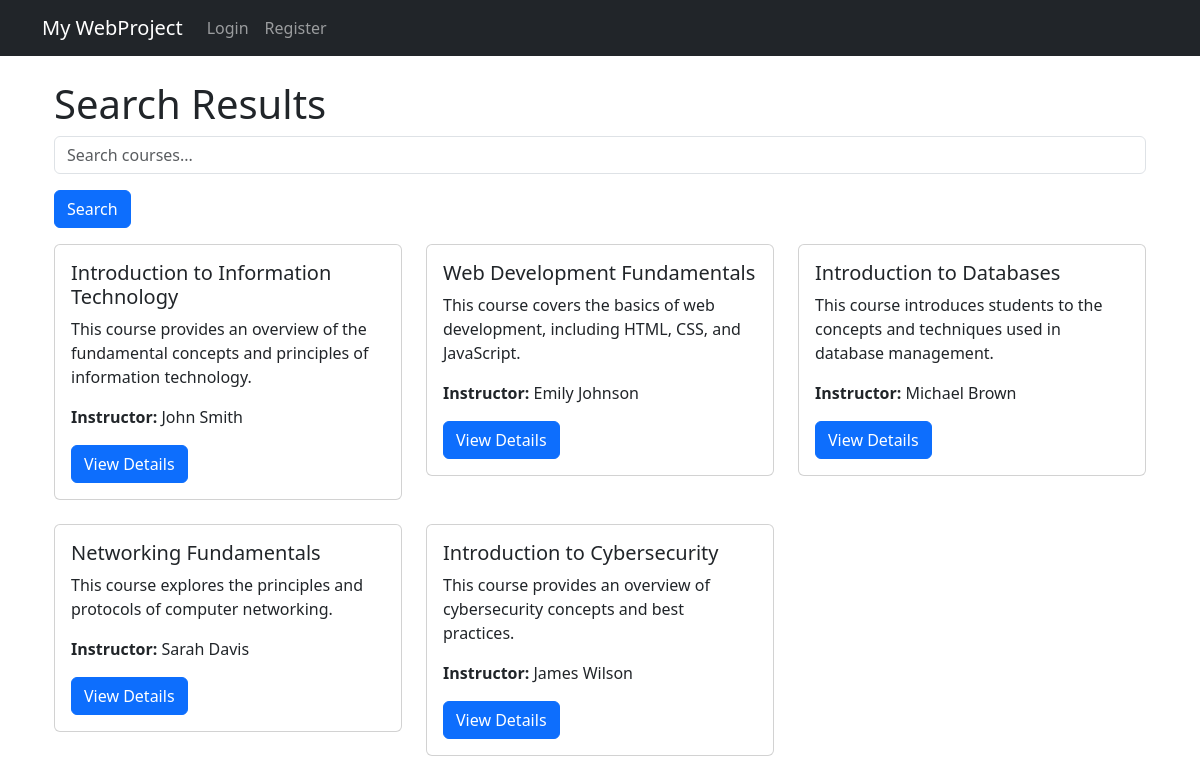
The page /courses/search/ on the database as committed earlier.
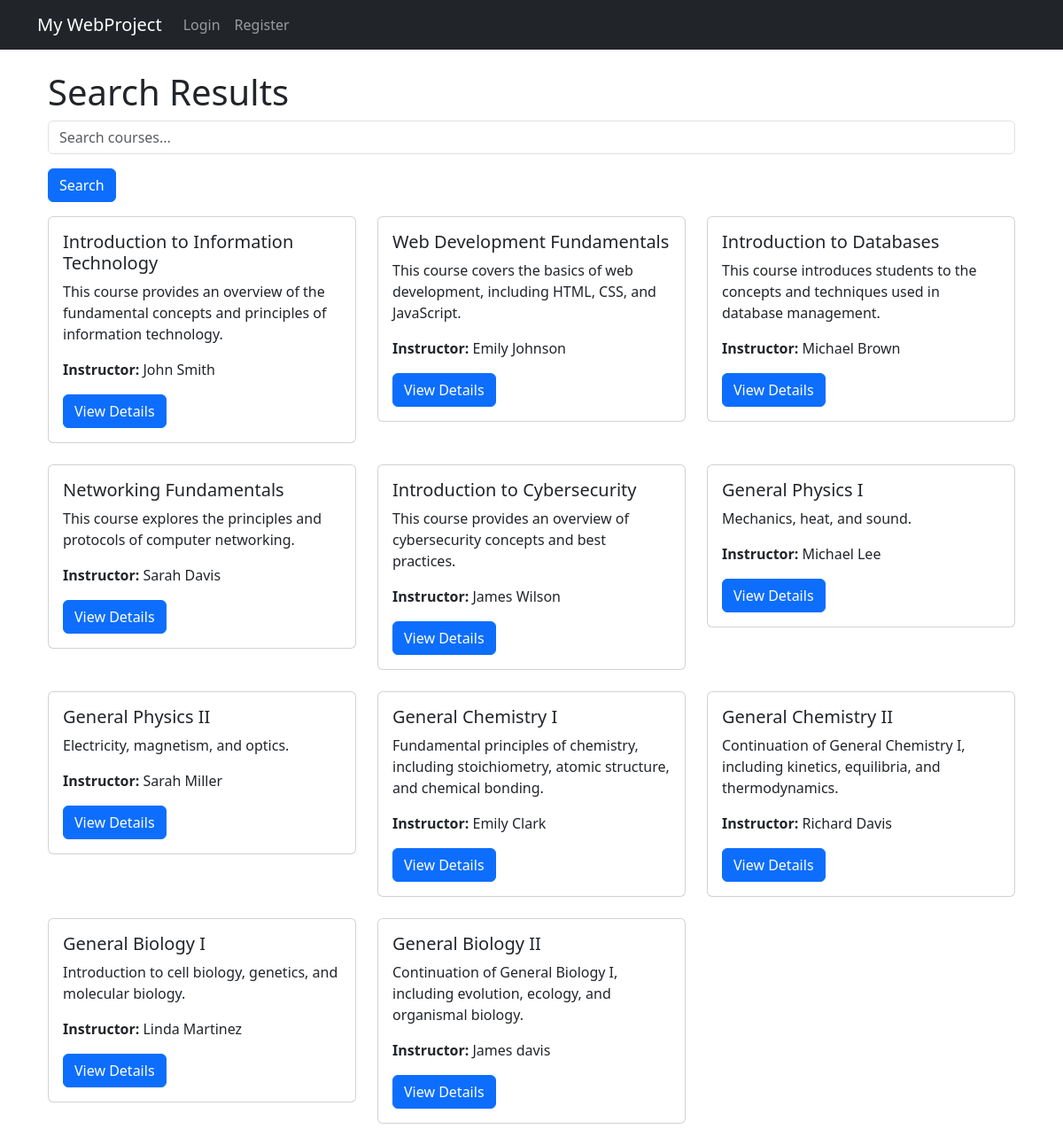
The same page on the database as committed later.
### courses/models.py (models this page shows, shortened)
class Course(models.Model):
    course_code = models.CharField(max_length=20)
    course_name = models.CharField(max_length=100)
    instructor_name = models.CharField(max_length=100)
    description = models.TextField()
    capacity = models.PositiveIntegerField()
    enrollment_count = models.PositiveIntegerField(default=0)
    prerequisites = models.ManyToManyField('self', symmetrical=False, blank=True)

### courses/views.py (the view)
# urls.py: path('search/', views.course_search_view, name='course_search'),
def course_search_view(request):
    query = request.GET.get('q')
    if query:
        courses = Course.objects.filter(
            Q(course_code__icontains=query) |
            Q(course_name__icontains=query) |
            Q(instructor_name__icontains=query)
        )
    else:
        courses = Course.objects.all()
    if request.user.is_authenticated and hasattr(request.user, 'student'):
        student = request.user.student
        courses = filter_courses_by_prerequisites(courses, student)
    return render(request, 'courses/courses_list.html', {'courses': courses})

### templates/courses/courses_list.html (shortened to what this page needs)
{% extends 'base.html' %}
{% block content %}
<div class="container mt-4">
    <h1>Search Results</h1>
    <form method="GET" action="{% url 'course_search' %}">
        <input type="text" name="q" class="form-control" placeholder="Search courses..." value="{{ request.GET.q }}">
        <button type="submit" class="btn btn-primary mt-3">Search</button>
    </form>
    <div class="row mt-3">
        {% for course in courses %}
            <div class="col-md-4 mb-4">
                <div class="card">
                    <div class="card-body">
                        <h5 class="card-title font-weight-bold">{{ course.course_name }}</h5>
                        <p class="card-text">{{ course.description }}</p>
                        <p class="card-text"><strong>Instructor:</strong> {{ course.instructor_name }}</p>
                        <a href="{% url 'course_detail' course.id %}" class="btn btn-primary">View Details</a>
                    </div>
                </div>
            </div>
        {% empty %}
            <p>No courses found.</p>
        {% endfor %}
    </div>
</div>
{% endblock %}

### templates/base.html (shortened to what this page needs)
<!DOCTYPE html>
<html lang="en">
<head>
    {% block css %}
    <link href="https://cdn.jsdelivr.net/npm/bootstrap@5.3.0-alpha1/dist/css/bootstrap.min.css" rel="stylesheet">
    {% endblock %}
</head>
<body>
    <nav class="navbar navbar-expand-lg navbar-dark bg-dark">
        <div class="container">
            <a class="navbar-brand" href="{% url 'mainpage' %}">My WebProject</a>
            <div class="collapse navbar-collapse" id="navbarNav">
                <ul class="navbar-nav me-auto">
                    {% if user.is_authenticated %}
                        <li class="nav-item">
                            <a class="nav-link" href="{% url 'mainpage' %}">Home</a>
                        </li>
                        <li class="nav-item">
                            <a class="nav-link" href="{% url 'schedule_page' %}">Schedule</a>
                        </li>
                        <li class="nav-item">
                            <a class="nav-link" href="{% url 'all_courses' %}">All Courses</a>
                        </li>
                        <li class="nav-item">
                            <a class="nav-link" href="{% url 'course_reports' %}">Course Reports</a>
                        </li>
                        <li class="nav-item">
                            <a class="nav-link" href="{% url 'logout' %}">Logout</a>
                        </li>
                    {% else %}
                        <li class="nav-item">
                            <a class="nav-link" href="{% url 'login' %}">Login</a>
                        </li>
                        <li class="nav-item">
                            <a class="nav-link" href="{% url 'register' %}">Register</a>
                        </li>
                    {% endif %}
                </ul>
            </div>
        </div>
    </nav>
    <div class="container">
        {% block content %}
        {% endblock %}
    </div>
</body>
</html>

Rows that differ between the two databases and show on the page:
added Course: course_name "General Physics I", description "Mechanics, heat, and sound.", instructor_name "Michael Lee"
added Course: course_name "General Physics II", description "Electricity, magnetism, and optics.", instructor_name "Sarah Miller"
added Course: course_name "General Chemistry I", description "Fundamental principles of chemistry, including stoichiometry, atomic structure, and chemical bonding.", instructor_name "Emily Clark"
added Course: course_name "General Chemistry II", description "Continuation of General Chemistry I, including kinetics, equilibria, and thermodynamics.", instructor_name "Richard Davis"
added Course: course_name "General Biology I", description "Introduction to cell biology, genetics, and molecular biology.", instructor_name "Linda Martinez"
added Course: course_name "General Biology II", description "Continuation of General Biology I, including evolution, ecology, and organismal biology.", instructor_name "James davis"
